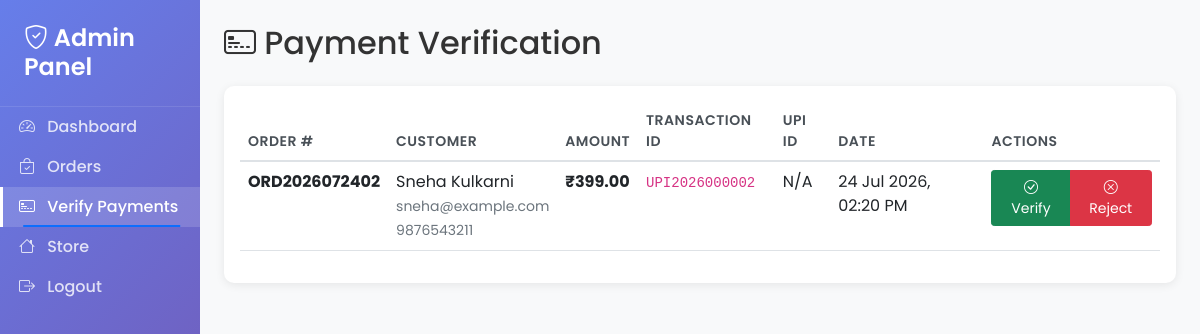
The page /admin-verify-payments.php (signed in) on the database its author committed.
### tables this page shows
CREATE TABLE IF NOT EXISTS `payments` (
  `id` INT(11) NOT NULL AUTO_INCREMENT,
  `order_id` INT(11) NOT NULL,
  `transaction_id` VARCHAR(191) DEFAULT NULL,
  `upi_id` VARCHAR(255) DEFAULT NULL,
  `amount` DECIMAL(10,2) NOT NULL,
  `status` ENUM('pending','success','completed','failed') DEFAULT 'pending',
  `payment_method` VARCHAR(50) DEFAULT 'UPI',
  `payment_response` TEXT DEFAULT NULL,
  `verified_by` INT(11) DEFAULT NULL,
  `verified_at` TIMESTAMP NULL DEFAULT NULL,
  `created_at` TIMESTAMP DEFAULT CURRENT_TIMESTAMP,
  `updated_at` TIMESTAMP DEFAULT CURRENT_TIMESTAMP ON UPDATE CURRENT_TIMESTAMP,
  PRIMARY KEY (`id`),
  UNIQUE KEY `idx_payments_transaction_id` (`transaction_id`),
  KEY `idx_payments_order` (`order_id`),
  KEY `idx_payments_status` (`status`),
  CONSTRAINT `fk_payments_order` FOREIGN KEY (`order_id`) REFERENCES `orders` (`id`) ON DELETE CASCADE ON UPDATE CASCADE
);

CREATE TABLE IF NOT EXISTS `orders` (
  `id` INT(11) NOT NULL AUTO_INCREMENT,
  `user_id` INT(11) NOT NULL,
  `order_number` VARCHAR(50) NOT NULL,
  `full_name` VARCHAR(255) NOT NULL,
  `email` VARCHAR(255) NOT NULL,
  `phone` VARCHAR(20) NOT NULL,
  `total_amount` DECIMAL(10,2) NOT NULL,
  `status` ENUM('pending','completed','failed','refunded') DEFAULT 'pending',
  `payment_status` ENUM('pending','paid','failed') DEFAULT 'pending',
  `payment_method` VARCHAR(50) DEFAULT 'UPI',
  `invoice_number` VARCHAR(50) DEFAULT NULL,
  `created_at` TIMESTAMP DEFAULT CURRENT_TIMESTAMP,
  `updated_at` TIMESTAMP DEFAULT CURRENT_TIMESTAMP ON UPDATE CURRENT_TIMESTAMP,
  PRIMARY KEY (`id`),
  UNIQUE KEY `idx_order_number` (`order_number`),
  KEY `idx_user_orders` (`user_id`),
  KEY `idx_order_status` (`status`),
  CONSTRAINT `fk_orders_user` FOREIGN KEY (`user_id`) REFERENCES `users` (`id`) ON DELETE CASCADE ON UPDATE CASCADE
);

CREATE TABLE IF NOT EXISTS `users` (
  `id` INT(11) NOT NULL AUTO_INCREMENT,
  `full_name` VARCHAR(255) NOT NULL,
  `email` VARCHAR(191) NOT NULL,
  `phone` VARCHAR(20) NOT NULL,
  `password` TEXT NOT NULL,
  `created_at` TIMESTAMP DEFAULT CURRENT_TIMESTAMP,
  `updated_at` TIMESTAMP DEFAULT CURRENT_TIMESTAMP ON UPDATE CURRENT_TIMESTAMP,
  PRIMARY KEY (`id`),
  UNIQUE KEY `idx_users_email` (`email`),
  INDEX `idx_users_phone` (`phone`)
);

### php/func-payment.php (called while the page is built, shortened)
<?php
function get_pending_payments($conn) {
    $sql = "SELECT p.*, o.order_number, u.full_name, u.email, u.phone
            FROM payments p
            JOIN orders o ON p.order_id = o.id
            JOIN users u ON o.user_id = u.id
            WHERE p.status = 'pending' AND p.transaction_id IS NOT NULL
            ORDER BY p.created_at DESC";
    $stmt = $conn->prepare($sql);
    $stmt->execute();
    return $stmt->fetchAll();
}

### admin-verify-payments.php (the view, shortened to what this page needs)
<?php
include "db_conn.php";
include "php/func-payment.php";
$pending_payments = get_pending_payments($conn);
?>
<!DOCTYPE html>
<html lang="en">
<head>
    <link href="https://cdn.jsdelivr.net/npm/bootstrap@5.1.3/dist/css/bootstrap.min.css" rel="stylesheet">
    <link rel="stylesheet" href="https://cdn.jsdelivr.net/npm/bootstrap-icons@1.7.2/font/bootstrap-icons.css">
    <link rel="stylesheet" href="css/style.css">
    <link rel="stylesheet" href="css/admin-style.css">
</head>
<body>
    <div class="container-fluid">
        <div class="row">
            <div class="col-md-2 admin-sidebar p-0">
                <div class="sidebar-header">
                    <h4><i class="bi bi-shield-check"></i> Admin Panel</h4>
                </div>
                <nav class="nav flex-column">
                    <a class="nav-link" href="admin.php"><i class="bi bi-speedometer2"></i> Dashboard</a>
                    <a class="nav-link" href="admin-orders.php"><i class="bi bi-bag-check"></i> Orders</a>
                    <a class="nav-link active" href="admin-verify-payments.php"><i class="bi bi-credit-card-2-front"></i> Verify Payments</a>
                    <a class="nav-link" href="index.php"><i class="bi bi-house"></i> Store</a>
                    <a class="nav-link" href="logout.php"><i class="bi bi-box-arrow-right"></i> Logout</a>
                </nav>
            </div>
            <div class="col-md-10 admin-content p-4">
                <h2 class="mb-4"><i class="bi bi-credit-card-2-front"></i> Payment Verification</h2>
                <?php if (empty($pending_payments)): ?>
                    <div class="card table-card border-0 text-center py-5">
                        <div class="card-body">
                            <i class="bi bi-check-circle-fill display-1 text-success mb-3"></i>
                            <h4>All Caught Up!</h4>
                            <p class="text-muted">No pending payments to verify at the moment.</p>
                        </div>
                    </div>
                <?php else: ?>
                    <div class="card table-card border-0">
                        <div class="card-body">
                            <div class="table-responsive">
                                <table class="table table-hover">
                                    <thead>
                                        <tr>
                                            <th>Order #</th>
                                            <th>Customer</th>
                                            <th>Amount</th>
                                            <th>Transaction ID</th>
                                            <th>UPI ID</th>
                                            <th>Date</th>
                                            <th>Actions</th>
                                        </tr>
                                    </thead>
                                    <tbody>
                                        <?php foreach ($pending_payments as $payment): ?>
                                        <tr>
                                            <td><strong><?= htmlspecialchars($payment['order_number']) ?></strong></td>
                                            <td>
                                                <?= htmlspecialchars($payment['full_name']) ?><br>
                                                <small class="text-muted"><?= htmlspecialchars($payment['email']) ?></small><br>
                                                <small class="text-muted"><?= htmlspecialchars($payment['phone']) ?></small>
                                            </td>
                                            <td><strong>₹<?= number_format($payment['amount'], 2) ?></strong></td>
                                            <td><code><?= htmlspecialchars($payment['transaction_id']) ?></code></td>
                                            <td><?= htmlspecialchars($payment['upi_id'] ?: 'N/A') ?></td>
                                            <td><?= date('d M Y, h:i A', strtotime($payment['created_at'])) ?></td>
                                            <td>
                                                <div class="btn-group btn-group-sm">
                                                    <button class="btn btn-success"
                                                            onclick="verifyPayment(<?= $payment['id'] ?>, 'verify')"
                                                            title="Verify Payment">
                                                        <i class="bi bi-check-circle"></i> Verify
                                                    </button>
                                                    <button class="btn btn-danger"
                                                            onclick="verifyPayment(<?= $payment['id'] ?>, 'reject')"
                                                            title="Reject Payment">
                                                        <i class="bi bi-x-circle"></i> Reject
                                                    </button>
                                                </div>
                                            </td>
                                        </tr>
                                        <?php endforeach; ?>
                                    </tbody>
                                </table>
                            </div>
                        </div>
                    </div>
                <?php endif; ?>
            </div>
        </div>
    </div>
</body>
</html>

### css/style.css (style rules this page uses)
* { margin: 0; padding: 0; box-sizing: border-box; }
body { font-family: 'Poppins', sans-serif; color: #333; overflow-x: hidden; }
.nav-link { font-weight: 500; padding: 0.5rem 1rem !important; transition: color 0.3s; position: relative; }
.nav-link::after { content: ''; position: absolute; bottom: 0; left: 50%; width: 0; height: 2px; background: #0d6efd; transition: all 0.3s; transform: translateX(-50%); }
.nav-link:hover::after, .nav-link.active::after { width: 80%; }

### css/admin-style.css (style rules this page uses)
.admin-sidebar { background: linear-gradient(135deg, #667eea 0%, #764ba2 100%); min-height: 100vh; box-shadow: 2px 0 10px rgba(0,0,0,0.1); }
.admin-sidebar .sidebar-header { padding: 1.5rem; border-bottom: 1px solid rgba(255,255,255,0.1); }
.admin-sidebar .sidebar-header h4 { color: white; font-weight: 600; margin: 0; }
.admin-sidebar .nav-link { color: rgba(255,255,255,0.8) !important; padding: 0.75rem 1.5rem; transition: all 0.3s; border-left: 3px solid transparent; }
.admin-sidebar .nav-link.active { background: rgba(255,255,255,0.15); color: white !important; border-left-color: white; }
.admin-sidebar .nav-link i { margin-right: 0.5rem; width: 20px; }
.admin-content { background: #f8f9fa; min-height: 100vh; }
.table-card { border-radius: 10px; border: none; box-shadow: 0 2px 10px rgba(0,0,0,0.08); }
.table thead th { border-bottom: 2px solid #dee2e6; font-weight: 600; color: #495057; font-size: 0.875rem; text-transform: uppercase; letter-spacing: 0.5px; }
.btn-group-sm .btn { padding: 0.375rem 0.75rem; }

### rows shown on the page
payments: order.order_number "ORD2026072402", users.full_name "Sneha Kulkarni", users.email "sneha@example.com", users.phone "9876543211", amount "399.00", transaction "UPI2026000002", upi "N/A", created_at "24 Jul 2026, 02:20 PM"
